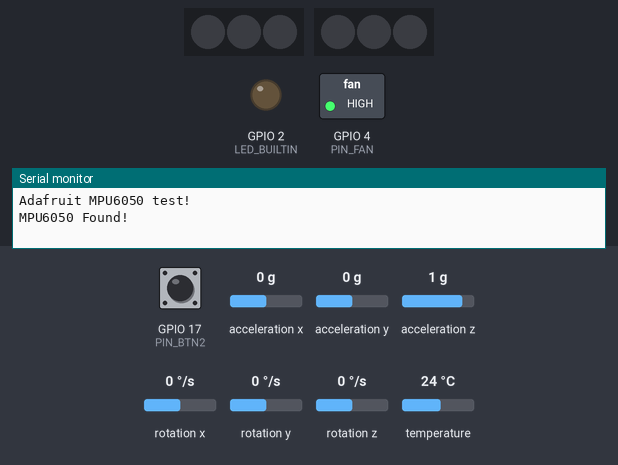
This sketch was run on a simulated ESP32. Shown: 2 × 3 RGB LEDs in strip order, left to right, switched loads named in the sketch (green lamp = pin HIGH), output pins drawn as LEDs (lit = HIGH), the last lines printed to the serial monitor. The inputs (shaded band) are chosen by the test bench; at power-on: GPIO 17 (PIN_BTN2) HIGH, acceleration x 0 g, acceleration y 0 g, acceleration z 1 g, rotation x 0 °/s, rotation y 0 °/s, rotation z 0 °/s, temperature 24 °C. Dim RGB values are drawn brighter than linear; WiFi joins after 1.5 s; servers stay silent unless stated. At 5.6 s the program restarts the board; the recording ends there.

Above: at 1.3 s.
1.4 s: GPIO 17 (PIN_BTN2) pulled LOW for 1 s
At 3.5 s:
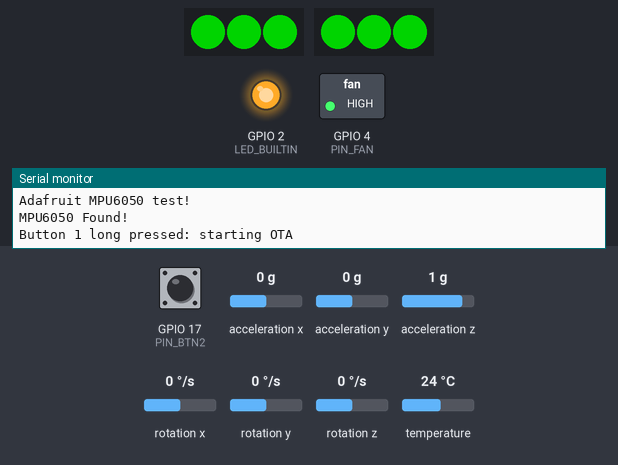
At 5.2 s:
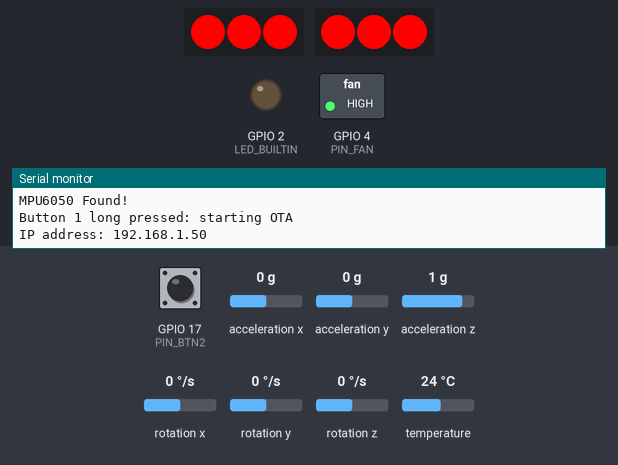
5.4 s: GPIO 17 (PIN_BTN2) pulled LOW for 0.15 s
Timing chart, 0 to 5.6 s (numbered marks = the images above; inputs shaded):
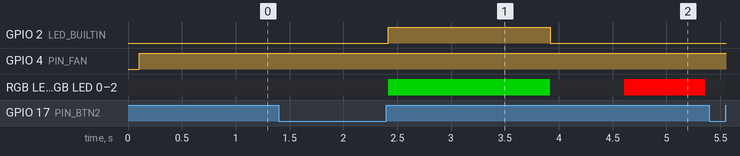

The sketch:

mpu.ino
```cpp
#include <Adafruit_MPU6050.h>
#include <Adafruit_Sensor.h>
#include <Wire.h>
#include <FastLED.h>
// OTA stuff
#include <WiFi.h>
#include <ESPmDNS.h>
#include <WiFiUdp.h>
#include <ArduinoOTA.h>

const char* ssid = "Aura Pixel 5";
const char* password = "basscadet";

// Which pin on the Arduino is connected to the NeoPixels?
#define LED_R 12
#define LED_L 32
#define LED_BUILTIN 2

#define PIN_BTN1 0   // LED
#define PIN_BTN2 17  // Fan

// How many NeoPixels are attached to the Arduino?
#define NUMPIXELS 3  // Popular NeoPixel ring size
CRGB ledsR[NUMPIXELS];
CRGB ledsL[NUMPIXELS];

#define PIN_FAN 4
#define NUM_LED_MODES 5
#define NUM_FAN_MODES 4

#define DELAYVAL 50  // Time (in milliseconds) to pause between pixels

Adafruit_MPU6050 mpu;
bool mpu_available = false;
int iter_id = 0;

const int DEBOUNCE_TIME = 1;
const int LONG_PRESS_TIME = 8;

void setup(void) {
  Serial.begin(115200);
  while (!Serial)
    delay(10);  // will pause Zero, Leonardo, etc until serial console opens

  Serial.println("Adafruit MPU6050 test!");
  // Try to initialize!
  if (!mpu.begin()) {
    Serial.println("Failed to find MPU6050 chip");
    delay(10);
  } else {
    Serial.println("MPU6050 Found!");
    mpu_available = true;
    mpu.setAccelerometerRange(MPU6050_RANGE_8_G);
    mpu.setGyroRange(MPU6050_RANGE_500_DEG);  // deg/s
    mpu.setFilterBandwidth(MPU6050_BAND_21_HZ);
    Serial.println("");
  }

  delay(100);
  pinMode(LED_BUILTIN, OUTPUT);
  pinMode(PIN_BTN1, INPUT_PULLUP);
  pinMode(PIN_BTN2, INPUT_PULLUP);
  FastLED.addLeds<NEOPIXEL, LED_R>(ledsR, NUMPIXELS);
  FastLED.addLeds<NEOPIXEL, LED_L>(ledsL, NUMPIXELS);
}

bool OTA_enable = false;
void startOTA() {
  if (OTA_enable) ESP.restart();
  ArduinoOTA
    .onStart([]() {
      FastLED.showColor({ 80, 80, 80 });
    });
  WiFi.mode(WIFI_STA);
  WiFi.begin(ssid, password);
  while (WiFi.waitForConnectResult() != WL_CONNECTED) {
    Serial.println("Connection Failed! Rebooting...");
    delay(1000);
    ESP.restart();
  }
  Serial.print("IP address: ");
  Serial.println(WiFi.localIP());
  ArduinoOTA.begin();
  OTA_enable = true;
}

const int btnPins[] = { PIN_BTN1, PIN_BTN2 };
int _last[] = { 0, 0 };

char _btnPress = 0;
char _btnLongPress = 0;

void updateBtnPress() {
  _btnPress = 0;
  _btnLongPress = 0;
  for (int btn = 0; btn < 2; btn++) {
    auto curState = digitalRead(btnPins[btn]) == LOW;
    auto duration = iter_id - _last[btn];
    if (curState && !_last[btn]) _last[btn] = iter_id;
    if (!curState && _last[btn]) _last[btn] = 0;
    else duration = 0;

    if (duration > DEBOUNCE_TIME) {
      if (duration >= LONG_PRESS_TIME) _btnLongPress |= bit(btn);
      else _btnPress |= bit(btn);
    }
  }
}

bool onBtnLongPress(int btn) {
  return (bit(btn) & _btnLongPress);
}
bool onBtnPress(int btn) {
  return (bit(btn) & _btnPress);
}

void btnLoop(uint8_t* led_mode, uint8_t* fan_mode) {
  updateBtnPress();

  if (onBtnLongPress(1)) {
    Serial.println("Button 1 long pressed: starting OTA");
    FastLED.showColor({ 0, 128, 0 });
    startOTA();
  }
  if (onBtnLongPress(0)) {
    Serial.println("Button 0 long pressed: turning off");
    *led_mode = 3;
  }

  if (onBtnPress(0)) {
    *led_mode = (*led_mode + 1) % NUM_LED_MODES;
    Serial.println("Button 0 pressed: switching led mode");
  }
  if (onBtnPress(1)) {
    *fan_mode = (*fan_mode + 1) % NUM_FAN_MODES;
    Serial.println("Button 1 pressed: switching fan mode");
  }
}


void commandsLoop(uint8_t* led_mode) {
  if (Serial.available()) {
    String res = Serial.readStringUntil('\n');
    Serial.write("Read: ");
    Serial.write(res.c_str());
    Serial.write("\n");
    if (res.startsWith("mode=")) {
      auto newmode = res.substring(5).toInt();
      Serial.printf("Switching to mode %d", newmode);
      *led_mode = newmode;
    }
  }
}


// led modes

void rainbow() {
  static float hue = 0;
  hue += 0.25;
  if (hue > 255) hue = 0;
  // fill_rainbow(ledsR, NUMPIXELS, i, 5);
  CHSV hsv{ hue, 255, 255 };
  CRGB rgb;
  hsv2rgb_rainbow(hsv, rgb);
  FastLED.showColor(rgb);
}

void light_pink() {
  CHSV hsv{ 247, 220, 255 };
  CRGB rgb;
  hsv2rgb_rainbow(hsv, rgb);
  FastLED.showColor(rgb);
}

void dark_pink() {
  CHSV hsv{ 247, 220, 200 };
  CRGB rgb;
  hsv2rgb_rainbow(hsv, rgb);
  FastLED.showColor(rgb);
}

void light_off() {
  FastLED.showColor({ 0, 0, 0 });
}


void loop_leds(uint8_t led_mode, sensors_event_t& g) {
  auto norm = [](float accel) {
    return uint8_t(abs(accel) * 3);
  };
  static float pos[3]{ 0 };
  pos[0] += g.acceleration.x;
  pos[1] += g.acceleration.y;
  pos[2] += g.acceleration.z;
  const auto SHPEED = -0.3;
  pos[0] += pos[0] < 0 ? -SHPEED : SHPEED;
  pos[1] += pos[1] < 0 ? -SHPEED : SHPEED;
  pos[2] += pos[2] < 0 ? -SHPEED : SHPEED;

  switch (led_mode) {
    case 0:
      light_off();
      break;
    case 1:
      light_pink();
      break;
    case 2:
      dark_pink();
      break;
    case 3:
      FastLED.showColor({ norm(pos[2]), norm(pos[1]), norm(pos[0]) });
      break;
    case 4:
      rainbow();
      break;
    default:
      Serial.printf("Invalid mode %d\n", led_mode);
  }
}

// void print_mpu(sensors_event_t& a, sensors_event_t& g, sensors_event_t& temp) {

//   /* Print out the values */
//   Serial.print(",Acc_X:");
//   Serial.print(a.acceleration.x);
//   Serial.print(",Acc_Y:");
//   Serial.print(a.acceleration.y);
//   Serial.print(",Acc_Z:");
//   Serial.print(a.acceleration.z);
//   // Serial.println(" m/s^2");

//   Serial.print(",Rot_X:");
//   Serial.print(g.gyro.x);
//   Serial.print(",Rot_Y:");
//   Serial.print(g.gyro.y);
//   Serial.print(",Rot_Z:");
//   Serial.print(g.gyro.z);
//   // Serial.println(" rad/s");

//   Serial.print(",Temp:");
//   Serial.print(temp.temperature);
//   // Serial.println(" degC");
//   Serial.println("");
// }

uint8_t led_mode = 0;
uint8_t fan_mode = 3;

void loop() {
  iter_id++;
  if (OTA_enable) {
    ArduinoOTA.handle();
    static uint8_t ota_blink = 0;
    if (iter_id % 300 == 0) ota_blink ^= 1;
    FastLED.showColor({ ota_blink * 255, 0, 0 });
    btnLoop(&led_mode, &fan_mode);
    return;
  }

  digitalWrite(LED_BUILTIN, HIGH);  // turn the LED on (HIGH is the voltage level)
  commandsLoop(&led_mode);
  btnLoop(&led_mode, &fan_mode);

  /* Get new sensor events with the readings */
  sensors_event_t a, g, temp;
  if (mpu_available) {
    mpu.getEvent(&a, &g, &temp);
  }
  // Serial.printf("%d %d\n", led_mode, fan_mode);

  // print_mpu(a, g, temp);
  uint8_t fanspeed = fan_mode * 85;
  analogWrite(PIN_FAN, fanspeed);

  loop_leds(led_mode, g);
  digitalWrite(LED_BUILTIN, LOW);  // turn the LED off by making the voltage LOW
  delay(DELAYVAL);
}
```

Measured:
- after the input at 1.4 s, GPIO 2 (LED_BUILTIN): LOW → HIGH after 1.0 s, → LOW 1.5 s later; RGB LED 0–2, RGB LED 0–2: off → RGB(0, 128, 0) after 1.0 s, → off 1.5 s later, → RGB(255, 0, 0) 0.69 s later, → off 0.75 s later
